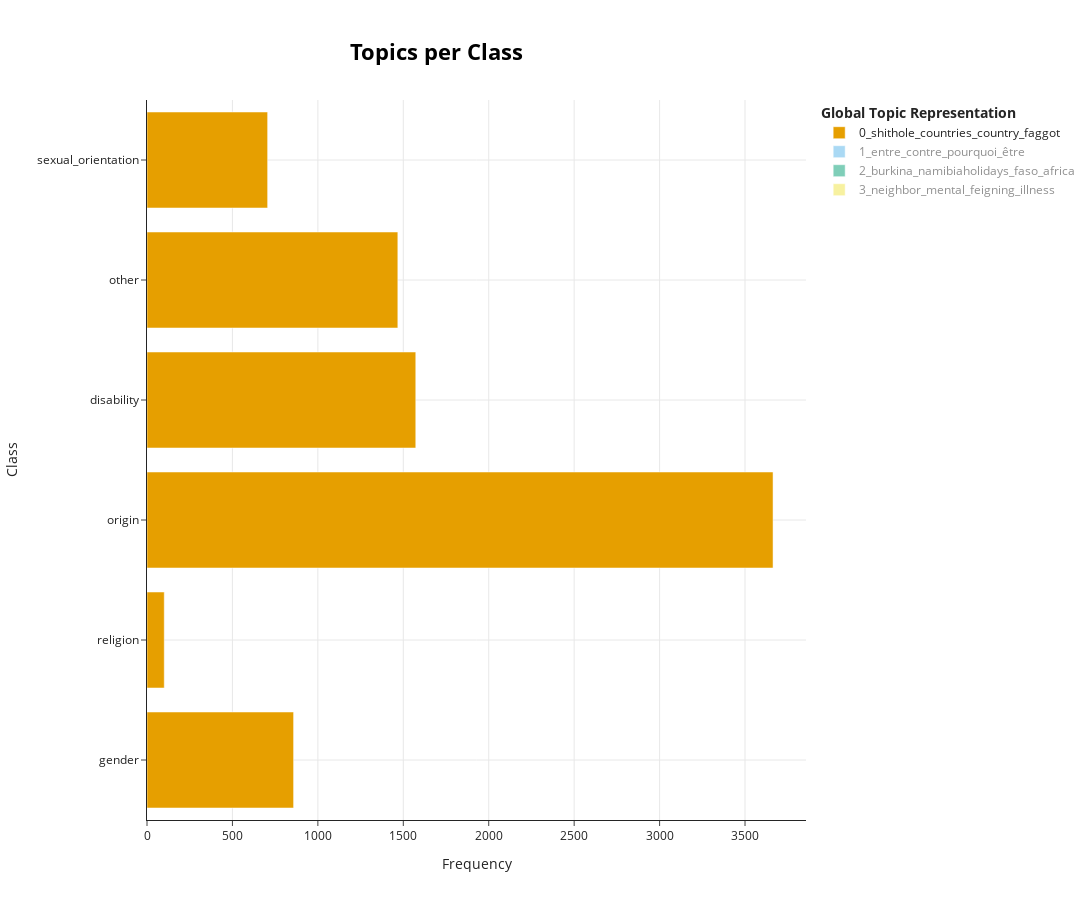

Notebook source saved alongside this figure:
### Code cell
topics_per_class = topic_model.topics_per_class(tweets, classes=targets)
topic_model.visualize_topics_per_class(topics_per_class)

### Figure 1 — Plotly figure (JSON) as saved in the notebook; plotly's stock layout.template omitted (floating-point values rounded to 4 significant figures)
{"data": [{"hoverinfo": "text", "hovertext": ["<b>Topic 0</b><br>Words: user, twat, tweet, cunt, ll", "<b>Topic 0</b><br>Words: raghead, user, dirty, jew, peanut", "<b>Topic 0</b><br>Words: user, chong, ching, nigger, dyke", "<b>Topic 0</b><br>Words: retard, user, retarded, tweet, bitch", "<b>Topic 0</b><br>Words: user, twat, twitter, tweet, cunt", "<b>Topic 0</b><br>Words: faggot, user, twitter, fag, cunt"], "marker": {"color": "#E69F00"}, "name": "0_shithole_countries_country_faggot", "orientation": "h", "type": "bar", "visible": true, "x": [858, 101, 3664, 1573, 1468, 706], "y": ["gender", "religion", "origin", "disability", "other", "sexual_orientation"]}, {"hoverinfo": "text", "hovertext": ["<b>Topic 1</b><br>Words: في_بلادك_تقدري, الحريم, الجنسي, البعير, التي", "<b>Topic 1</b><br>Words: مسلمين, islamisme, terrorisme, مسلم, user", "<b>Topic 1</b><br>Words: une, pas, contre, bien, dans", "<b>Topic 1</b><br>Words: une, autre, maître, attardé, pas", "<b>Topic 1</b><br>Words: user, attardé, attarde, une, sur", "<b>Topic 1</b><br>Words: une, autre, contre, oui, bien"], "marker": {"color": "#56B4E9"}, "name": "1_entre_contre_pourquoi_être", "orientation": "h", "type": "bar", "visible": "legendonly", "x": [370, 209, 2041, 50, 1935, 9], "y": ["gender", "religion", "origin", "disability", "other", "sexual_orientation"]}, {"hoverinfo": "text", "hovertext": ["<b>Topic 2</b><br>Words: burkina, faso, namibiaholidays, africa, namibia", "<b>Topic 2</b><br>Words: wildlife, naankuse, volunteerafrica, animals, namibiaholidays"], "marker": {"color": "#009E73"}, "name": "2_burkina_namibiaholidays_faso_africa", "orientation": "h", "type": "bar", "visible": "legendonly", "x": [8, 2], "y": ["origin", "other"]}, {"hoverinfo": "text", "hovertext": ["<b>Topic 3</b><br>Words: neighbor, chinaman, user, mental, illness"], "marker": {"color": "#F0E442"}, "name": "3_neighbor_mental_feigning_illness", "orientation": "h", "type": "bar", "visible": "legendonly", "x": [8], "y": ["origin"]}], "layout": {"height": 900, "hoverlabel": {"bgcolor": "white", "font": {"family": "Rockwell", "size": 16}}, "legend": {"title": {"text": "<b>Global Topic Representation"}}, "title": {"font": {"color": "Black", "size": 22}, "text": "<b>Topics per Class</b>", "x": 0.4, "xanchor": "center", "y": 0.95, "yanchor": "top"}, "width": 1250, "xaxis": {"showgrid": true, "title": {"text": "Frequency"}}, "yaxis": {"showgrid": true, "title": {"text": "Class"}}}}
